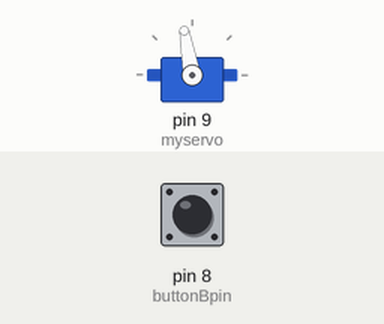
Bench run of a sketch on a simulated Arduino Uno, built with avr-gcc and run on an emulated ATmega328P. Parts: servo. The inputs (shaded band) are chosen by the test bench; at power-on: pin 8 (buttonBpin) HIGH.

Above: at 1.3 s.
1.4 s: pin 8 (buttonBpin) pulled LOW for 0.15 s
At 1.47 s:
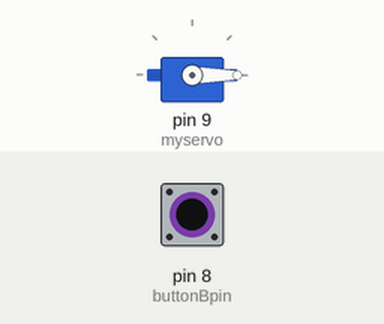
3.0 s: pin 8 (buttonBpin) pulled LOW for 3.2 s
At 7.1 s:
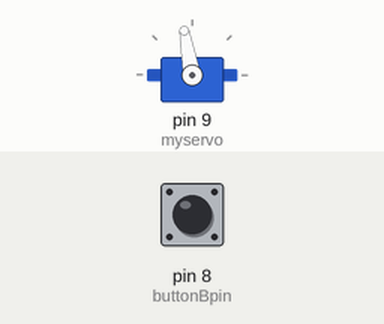
Timing chart, 0 to 8.6 s (numbered marks = the images above; inputs shaded):
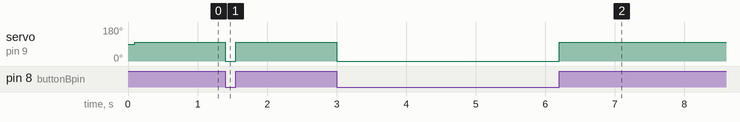

The sketch:

Oscar.ino
```cpp
//2019.2.28
#include <Servo.h>

Servo myservo;  // create servo object to control a servo
// twelve servo objects can be created on most boards

int pos = 100;    // variable to store the servo position
int buttonBpin = 8;

void setup() {
  // put your setup code here, to run once:
Serial.begin(9600);
myservo.attach(9);  // attaches the servo on pin 9 to the servo object
pinMode(buttonBpin, INPUT_PULLUP);
delay(100);
}

void loop() {               // put your main code here, to run repeatedly:
  if (digitalRead(buttonBpin) == LOW) {
    pos = 0;
    myservo.write(pos);     // tell servo to go to position in variable 'pos'                           // waits 15ms for the servo to reach the position
  }
  else { // goes from 180 degrees to 0 degrees
    pos = 100;
    myservo.write(pos);
  }
}
```

Measured:
- after the input at 1.4 s, servo on pin 9 (myservo): 100° → 0° at once, → 100° 0.15 s later
- after the input at 3.0 s, servo on pin 9 (myservo): 100° → 0° at once, → 100° 3.2 s later
